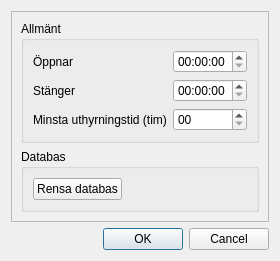
<?xml version="1.0" encoding="UTF-8"?>
<ui version="4.0">
 <class>Dialog_Settings</class>
 <widget class="QDialog" name="Dialog_Settings">
  <property name="geometry">
   <rect>
    <x>0</x>
    <y>0</y>
    <width>320</width>
    <height>269</height>
   </rect>
  </property>
  <property name="windowTitle">
   <string>Inställningar</string>
  </property>
  <property name="styleSheet">
   <string notr="true"/>
  </property>
  <layout class="QGridLayout" name="gridLayout" rowstretch="0,0">
   <property name="sizeConstraint">
    <enum>QLayout::SetFixedSize</enum>
   </property>
   <item row="1" column="1">
    <widget class="QDialogButtonBox" name="buttonBox">
     <property name="orientation">
      <enum>Qt::Horizontal</enum>
     </property>
     <property name="standardButtons">
      <set>QDialogButtonBox::Cancel|QDialogButtonBox::Ok</set>
     </property>
     <property name="centerButtons">
      <bool>false</bool>
     </property>
    </widget>
   </item>
   <item row="0" column="1">
    <widget class="QFrame" name="frame">
     <property name="styleSheet">
      <string notr="true"/>
     </property>
     <property name="frameShape">
      <enum>QFrame::StyledPanel</enum>
     </property>
     <property name="frameShadow">
      <enum>QFrame::Raised</enum>
     </property>
     <layout class="QGridLayout" name="gridLayout_2">
      <item row="0" column="0">
       <widget class="QGroupBox" name="groupBox">
        <property name="styleSheet">
         <string notr="true"/>
        </property>
        <property name="title">
         <string>Allmänt</string>
        </property>
        <layout class="QGridLayout" name="gridLayout_3">
         <item row="0" column="0">
          <widget class="QLabel" name="labelOpen">
           <property name="text">
            <string>Öppnar</string>
           </property>
          </widget>
         </item>
         <item row="0" column="2">
          <widget class="QTimeEdit" name="timeEditOpen"/>
         </item>
         <item row="1" column="0">
          <widget class="QLabel" name="labelClose">
           <property name="text">
            <string>Stänger</string>
           </property>
          </widget>
         </item>
         <item row="1" column="2">
          <widget class="QTimeEdit" name="timeEditClose"/>
         </item>
         <item row="2" column="0">
          <widget class="QLabel" name="labelMinRentTime">
           <property name="text">
            <string>Minsta uthyrningstid (tim)</string>
           </property>
          </widget>
         </item>
         <item row="2" column="2">
          <widget class="QTimeEdit" name="timeEditRental">
           <property name="displayFormat">
            <string>HH</string>
           </property>
          </widget>
         </item>
        </layout>
       </widget>
      </item>
      <item row="1" column="0">
       <widget class="QGroupBox" name="groupBoxDb">
        <property name="title">
         <string>Databas</string>
        </property>
        <layout class="QGridLayout" name="gridLayout_4">
         <item row="0" column="0">
          <widget class="QPushButton" name="pushButtonCleanDB">
           <property name="text">
            <string>Rensa databas</string>
           </property>
          </widget>
         </item>
         <item row="0" column="1">
          <spacer name="horizontalSpacer">
           <property name="orientation">
            <enum>Qt::Horizontal</enum>
           </property>
           <property name="sizeHint" stdset="0">
            <size>
             <width>40</width>
             <height>20</height>
            </size>
           </property>
          </spacer>
         </item>
        </layout>
       </widget>
      </item>
     </layout>
    </widget>
   </item>
  </layout>
 </widget>
 <tabstops>
  <tabstop>buttonBox</tabstop>
  <tabstop>timeEditOpen</tabstop>
  <tabstop>timeEditClose</tabstop>
  <tabstop>pushButtonCleanDB</tabstop>
 </tabstops>
 <resources/>
 <connections>
  <connection>
   <sender>buttonBox</sender>
   <signal>accepted()</signal>
   <receiver>Dialog_Settings</receiver>
   <slot>accept()</slot>
   <hints>
    <hint type="sourcelabel">
     <x>248</x>
     <y>254</y>
    </hint>
    <hint type="destinationlabel">
     <x>157</x>
     <y>268</y>
    </hint>
   </hints>
  </connection>
  <connection>
   <sender>buttonBox</sender>
   <signal>rejected()</signal>
   <receiver>Dialog_Settings</receiver>
   <slot>reject()</slot>
   <hints>
    <hint type="sourcelabel">
     <x>310</x>
     <y>259</y>
    </hint>
    <hint type="destinationlabel">
     <x>286</x>
     <y>268</y>
    </hint>
   </hints>
  </connection>
 </connections>
</ui>
